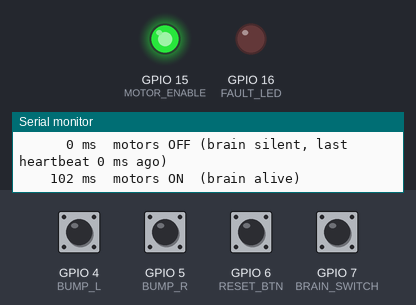
Bench run of a sketch on a simulated ESP32-S3. Parts: output pins drawn as LEDs (lit = HIGH), the last lines printed to the serial monitor. The test bench sets the inputs (shaded band); at power-on: GPIO 4 (BUMP_L), GPIO 5 (BUMP_R), GPIO 6 (RESET_BTN) HIGH, GPIO 7 (BRAIN_SWITCH) LOW.

Above: at 1.2 s.
1.3 s: GPIO 4 (BUMP_L) pulled LOW for 0.15 s
At 1.8 s:
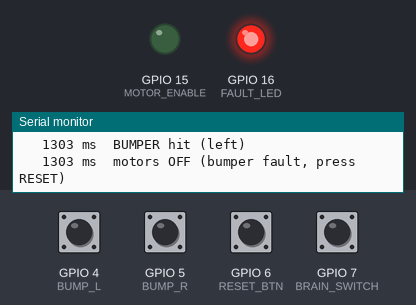
2.9 s: GPIO 6 (RESET_BTN) pulled LOW for 0.15 s
At 4.1 s:
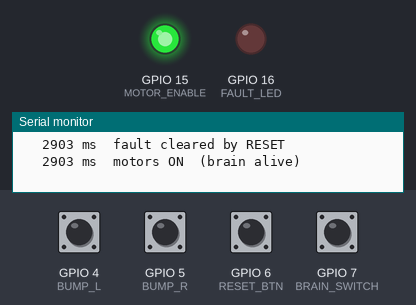
4.5 s: GPIO 7 (BRAIN_SWITCH) pulled HIGH for 1 s
At 5.3 s:
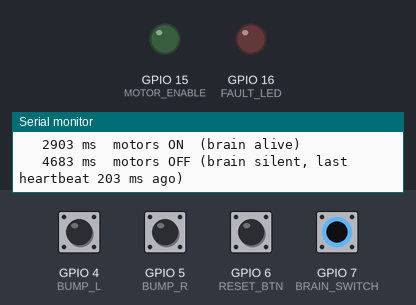
7.0 s: GPIO 5 (BUMP_R) pulled LOW for 0.15 s
At 7.4 s:
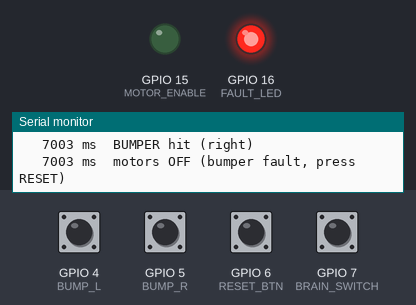
8.6 s: GPIO 6 (RESET_BTN) pulled LOW for 1 s
At 9.7 s:
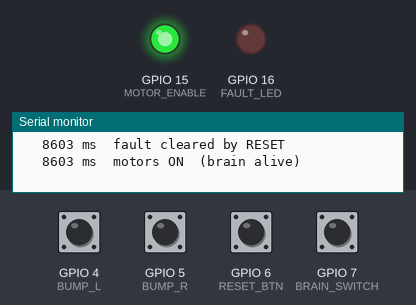
11.1 s: GPIO 4 (BUMP_L) pulled LOW for 1 s
At 11.6 s:
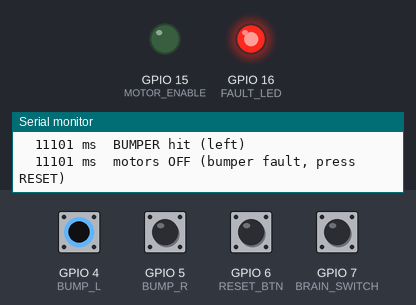
Timing chart, 0 to 14.1 s (numbered marks = the images above; inputs shaded):
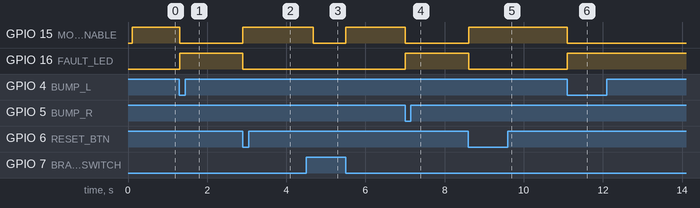

Measured:
- after the input at 1.3 s, GPIO 15 (MOTOR_ENABLE): HIGH → LOW at once; GPIO 16 (FAULT_LED): LOW → HIGH at once
- after the input at 2.9 s, GPIO 15 (MOTOR_ENABLE): LOW → HIGH at once; GPIO 16 (FAULT_LED): HIGH → LOW at once
- after the input at 4.5 s, GPIO 15 (MOTOR_ENABLE): HIGH → LOW after 0.18 s, → HIGH 0.82 s later
- after the input at 7.0 s, GPIO 15 (MOTOR_ENABLE): HIGH → LOW at once; GPIO 16 (FAULT_LED): LOW → HIGH at once
- after the input at 8.6 s, GPIO 15 (MOTOR_ENABLE): LOW → HIGH at once; GPIO 16 (FAULT_LED): HIGH → LOW at once
- after the input at 11.1 s, GPIO 15 (MOTOR_ENABLE): HIGH → LOW at once; GPIO 16 (FAULT_LED): LOW → HIGH at once

The sketch:

sketch.ino
```cpp
// Zippy's motor watchdog, simulated in Wokwi (Manual 0.6, 5 Oct 2026)
//
// The real ESP32-S3 will sit between Zippy's brain (the Jetson) and the motor driver.
// It lets the motors run ONLY while
//   1. the brain is alive: a heartbeat at least every 200 ms (on the robot: /zippy/heartbeat), and
//   2. no bumper has been hit since the last reset.
// A bumper hit latches: the motors stay off until both bumpers are free, the brain is alive,
// and someone presses RESET.
//
// In Wokwi:  slide switch = the brain (left = running)    keys 1 / 2 = bumpers    key r = RESET
//            green LED = motors allowed                    red LED = bumper fault latched

const int BUMP_L = 4, BUMP_R = 5, RESET_BTN = 6, BRAIN_SWITCH = 7;
const int MOTOR_ENABLE = 15, FAULT_LED = 16;

const unsigned long HEARTBEAT_EVERY_MS = 100;   // the brain sends 10 a second
const unsigned long WATCHDOG_MS = 200;          // two missed heartbeats and the motors stop

unsigned long lastBeat = 0;       // when the last heartbeat arrived
bool gotBeat = false;             // no heartbeat yet = brain not alive yet
unsigned long lastSent = 0;       // pretend brain - when it last sent one
bool fault = false;               // bumper hit, waiting for RESET
bool motorsOn = false;
String why = "starting";

void setup() {
  Serial.begin(115200);
  pinMode(BUMP_L, INPUT_PULLUP);        // buttons connect the pin to GND when pressed
  pinMode(BUMP_R, INPUT_PULLUP);
  pinMode(RESET_BTN, INPUT_PULLUP);
  pinMode(BRAIN_SWITCH, INPUT_PULLUP);  // switch left = pin to GND = brain running
  pinMode(MOTOR_ENABLE, OUTPUT);
  pinMode(FAULT_LED, OUTPUT);
  digitalWrite(MOTOR_ENABLE, LOW);      // safe until proven otherwise
  Serial.println("Zippy watchdog ready. Switch = brain, keys 1/2 = bumpers, r = reset.");
}

// ---------------------------------------------------------------- the pretend brain
// On the real robot this part is gone: heartbeats arrive over micro-ROS from the Jetson.
void pretendBrain(unsigned long now) {
  bool brainRunning = digitalRead(BRAIN_SWITCH) == LOW;
  if (brainRunning && now - lastSent >= HEARTBEAT_EVERY_MS) {
    lastSent = now;
    lastBeat = now;                     // "heartbeat received"
    gotBeat = true;
  }
}

// ---------------------------------------------------------------- the watchdog itself
void loop() {
  unsigned long now = millis();
  pretendBrain(now);

  bool brainAlive = gotBeat && now - lastBeat < WATCHDOG_MS;
  bool bumped = digitalRead(BUMP_L) == LOW || digitalRead(BUMP_R) == LOW;

  if (bumped && !fault) {
    fault = true;
    Serial.printf("%7lu ms  BUMPER hit (%s)\n", now, digitalRead(BUMP_L) == LOW ? "left" : "right");
  }
  if (fault && !bumped && brainAlive && digitalRead(RESET_BTN) == LOW) {
    fault = false;
    Serial.printf("%7lu ms  fault cleared by RESET\n", now);
  }

  bool allow = brainAlive && !fault;
  String reason = fault ? "bumper fault, press RESET" : (brainAlive ? "brain alive" : "brain silent");
  if (allow != motorsOn || reason != why) {
    motorsOn = allow;
    why = reason;
    if (!brainAlive) {
      Serial.printf("%7lu ms  motors %s (%s, last heartbeat %lu ms ago)\n",
                    now, allow ? "ON " : "OFF", reason.c_str(), now - lastBeat);
    } else {
      Serial.printf("%7lu ms  motors %s (%s)\n", now, allow ? "ON " : "OFF", reason.c_str());
    }
  }
  digitalWrite(MOTOR_ENABLE, motorsOn ? HIGH : LOW);
  digitalWrite(FAULT_LED, fault ? HIGH : LOW);
  delay(5);                             // check 200 times a second
}
```
